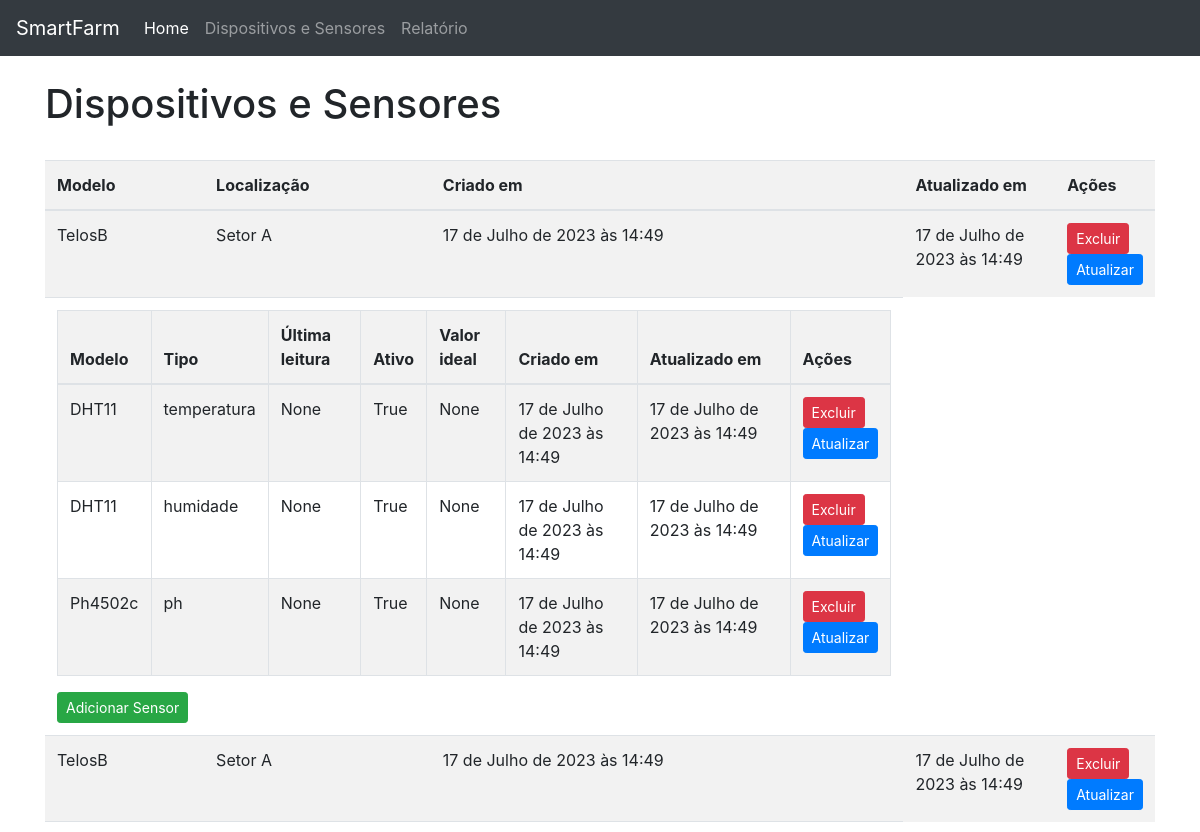
Page /dispositivos_e_sensores/ (upper part) on the earlier database version.
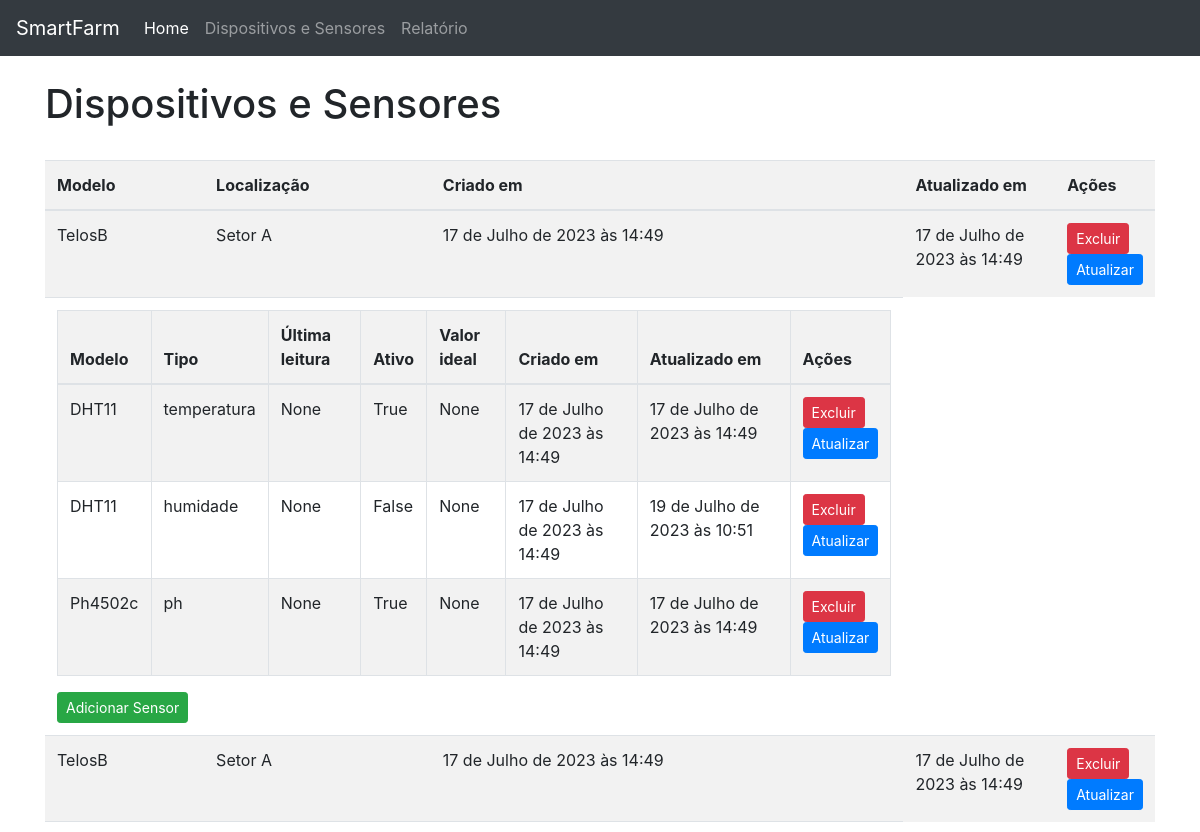
Same page on the later database version.
### app/models.py (models this page shows)
class Sensor(models.Model):
    modelo = models.CharField(max_length=100, blank=True, null=True)
    tipo = models.CharField(max_length=100, blank=True, null=True)
    ultima_leitura = models.DateTimeField(blank=True, null=True)
    ativo = models.BooleanField(blank=True, null=True)
    valor_ideal = models.FloatField(blank=True, null=True)
    dispositivo = models.ForeignKey(
        Dispositivo, on_delete=models.CASCADE, related_name='sensores')
    created_at = models.DateTimeField(auto_now_add=True)
    updated_at = models.DateTimeField(auto_now=True)
    class Meta:
        db_table = 'sensor'

### app/views.py (the view)
# urls.py: path("dispositivos_e_sensores/", views.dispositivos,
def dispositivos(request):
    dispositivos = Dispositivo.objects.all()
    context = {
        'dispositivos': dispositivos
    }
    return render(request, 'dispositivos_e_sensores.html', context)

### template/dispositivos_e_sensores.html (shortened to what the changed rows need)
<!DOCTYPE html>
<html>
    <head>
        <link
            rel="stylesheet"
            href="https://maxcdn.bootstrapcdn.com/bootstrap/4.0.0/css/bootstrap.min.css"
        />
    </head>
    <body>
        <br />
        <div class="container">
            <h1>Dispositivos e Sensores</h1>
            <br />
            <table class="table zebra-table">
                <thead>
                    <tr>
                        <th>Modelo</th>
                        <th>Localização</th>
                        <th>Criado em</th>
                        <th>Atualizado em</th>
                        <th>Ações</th>
                    </tr>
                </thead>
                <tbody>
                    {% for dispositivo in dispositivos %}
                    <tr>
                        <td>{{ dispositivo.modelo }}</td>
                        <td>{{ dispositivo.localizacao }}</td>
                        <td>{{ dispositivo.created_at }}</td>
                        <td>{{ dispositivo.updated_at }}</td>
                        <td>
                            <form
                                action="{% url 'delete_dispositivo' dispositivo.id %}"
                                method="post"
                            >
                                <button
                                    type="submit"
                                    class="btn btn-danger btn-sm"
                                >
                                    Excluir
                                </button>
                            </form>
                            <a
                                href="{% url 'atualizar_dispositivo' dispositivo.id %}"
                                class="btn btn-primary btn-sm"
                                >Atualizar</a
                            >
                        </td>
                    </tr>
                    <tr>
                        <td colspan="3">
                            <table class="table table-bordered">
                                <thead>
                                    <tr>
                                        <th>Modelo</th>
                                        <th>Tipo</th>
                                        <th>Última leitura</th>
                                        <th>Ativo</th>
                                        <th>Valor ideal</th>
                                        <th>Criado em</th>
                                        <th>Atualizado em</th>
                                        <th>Ações</th>
                                    </tr>
                                </thead>
                                <tbody>
                                    {% for sensor in dispositivo.sensores.all %}
                                    <tr>
                                        <td>{{ sensor.modelo }}</td>
                                        <td>{{ sensor.tipo }}</td>
                                        <td>{{ sensor.ultima_leitura }}</td>
                                        <td>{{ sensor.ativo }}</td>
                                        <td>{{ sensor.valor_ideal }}</td>
                                        <td>{{ sensor.created_at }}</td>
                                        <td>{{ sensor.updated_at }}</td>
                                        <td>
                                            <form
                                                action="{% url 'delete_sensor' sensor.id %}"
                                                method="post"
                                            >
                                                <button
                                                    type="submit"
                                                    class="btn btn-danger btn-sm"
                                                >
                                                    Excluir
                                                </button>
                                            </form>
                                            <a
                                                href="{% url 'atualizar_sensor' sensor.id %}"
                                                class="btn btn-primary btn-sm"
                                                >Atualizar</a
                                            >
                                        </td>
                                    </tr>
                                    {% endfor %}
                                </tbody>
                            </table>
                            <a
                                href="{% url 'adicionar_sensor' dispositivo.id %}"
                                class="btn btn-success btn-sm"
                                >Adicionar Sensor</a
                            >
                        </td>
                    </tr>
                    {% endfor %}
                </tbody>
            </table>
        </div>
        <br />
    </body>
</html>

Differences in the rows shown:
changed Sensor "humidade": ativo "True" → "False"; updated_at "17 de Julho de 2023 às 14:49" → "19 de Julho de 2023 às 10:51"
